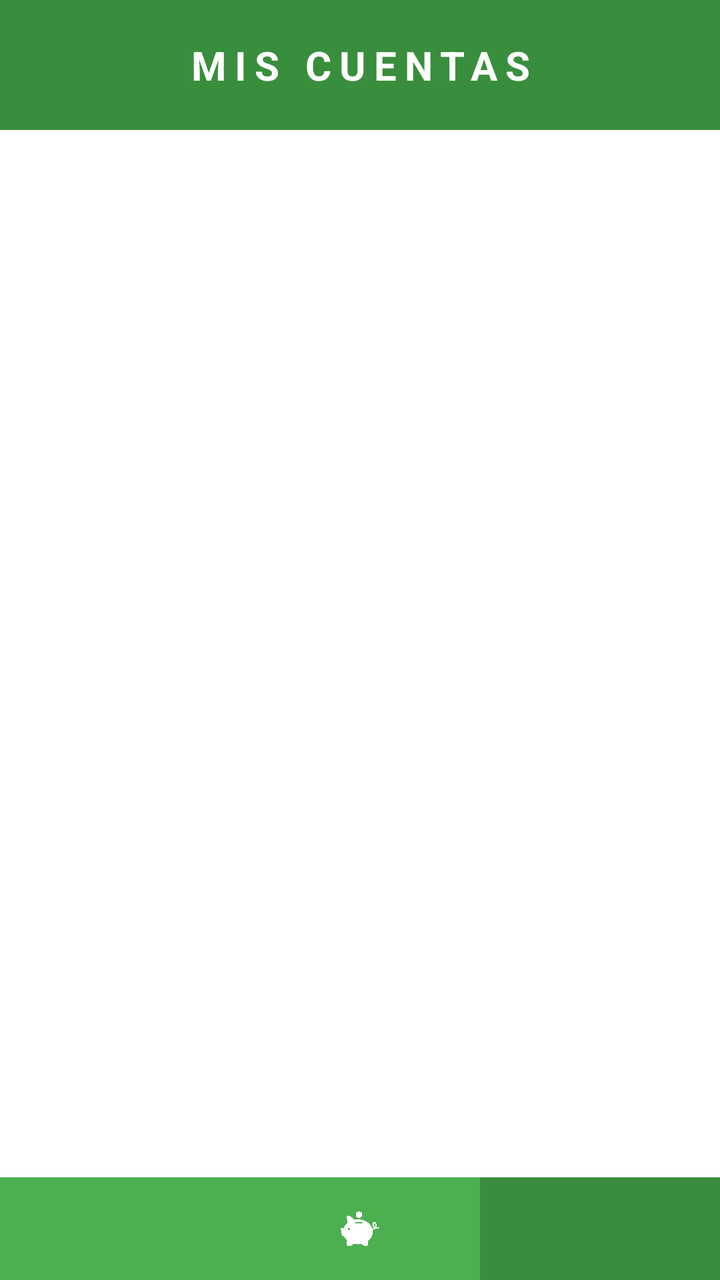
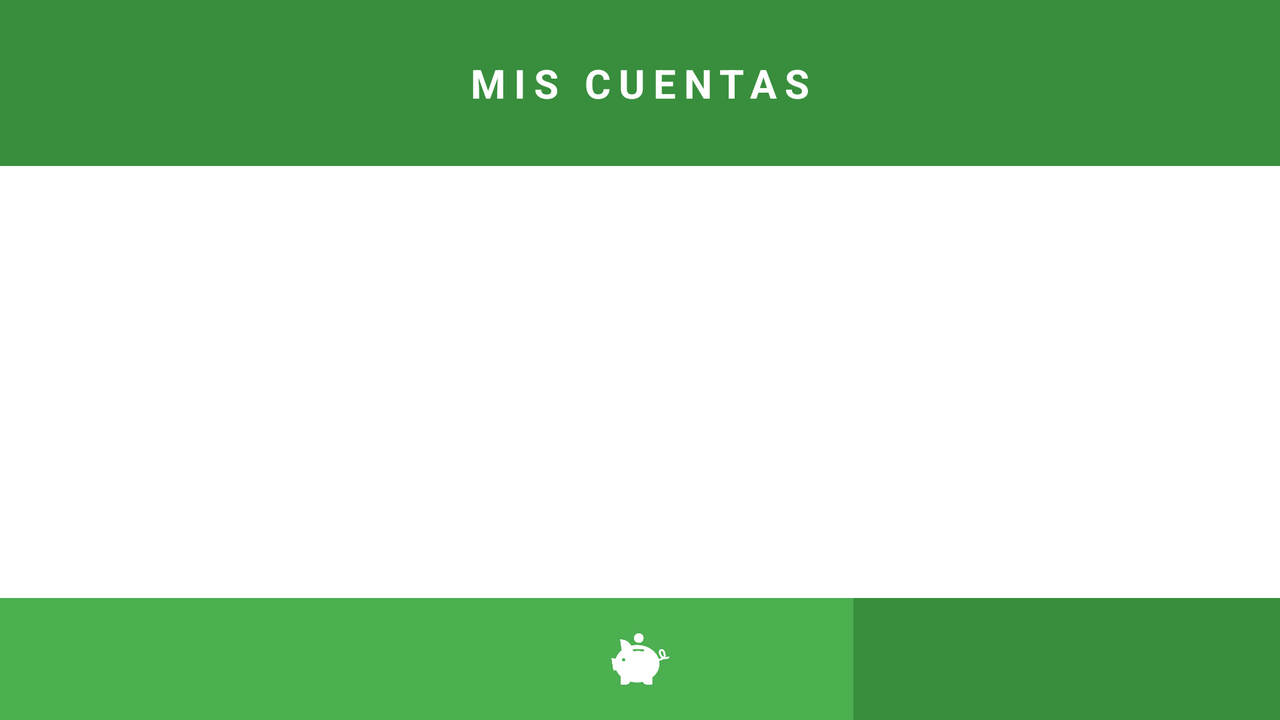

An Android layout and its configuration variant, each rendered on a device that would load it. The default file and the variant file are quoted in full after the pictures.
<!-- AndroidManifest.xml: application theme Theme.MoneySaver -->
<!-- res/layout/activity_wallet.xml -->
<?xml version="1.0" encoding="utf-8"?>
<androidx.constraintlayout.widget.ConstraintLayout xmlns:android="http://schemas.android.com/apk/res/android"
    xmlns:app="http://schemas.android.com/apk/res-auto"
    xmlns:tools="http://schemas.android.com/tools"
    android:layout_width="match_parent"
    android:layout_height="match_parent"
    tools:context=".ui.WalletActivity">

    <androidx.constraintlayout.widget.Guideline
        android:id="@+id/guideline12"
        android:layout_width="wrap_content"
        android:layout_height="wrap_content"
        android:orientation="horizontal"
        app:layout_constraintGuide_percent="0.92" />

    <androidx.constraintlayout.widget.ConstraintLayout
        android:id="@+id/constraintLayout"
        android:layout_width="416dp"
        android:layout_height="65dp"
        android:background="@color/primary_dark"
        app:layout_constraintBottom_toTopOf="@+id/rvWallets"
        app:layout_constraintEnd_toEndOf="parent"
        app:layout_constraintStart_toStartOf="parent"
        app:layout_constraintTop_toTopOf="parent">

        <TextView
            android:id="@+id/tvMisCuentas"
            android:layout_width="0dp"
            android:layout_height="wrap_content"
            android:letterSpacing="0.2"
            android:text="Mis cuentas"
            android:textAlignment="center"
            android:textAllCaps="true"
            android:textColor="#FFFFFF"
            android:textSize="20sp"
            android:textStyle="bold"
            app:layout_constraintBottom_toBottomOf="parent"
            app:layout_constraintEnd_toEndOf="parent"
            app:layout_constraintStart_toStartOf="parent"
            app:layout_constraintTop_toTopOf="parent" />
    </androidx.constraintlayout.widget.ConstraintLayout>

    <ImageButton
        android:id="@+id/btnProfile"
        android:layout_width="0dp"
        android:layout_height="0dp"
        android:background="@color/primary"
        android:paddingTop="16dp"
        android:paddingBottom="16dp"
        android:scaleType="centerInside"
        app:layout_constraintBottom_toBottomOf="parent"
        app:layout_constraintEnd_toStartOf="@+id/btnMain"
        app:layout_constraintStart_toStartOf="parent"
        app:layout_constraintTop_toTopOf="@+id/btnMain"
        app:srcCompat="@mipmap/profile" />

    <ImageButton
        android:id="@+id/btnWallet"
        android:layout_width="0dp"
        android:layout_height="0dp"
        android:background="@color/primary_dark"
        android:paddingTop="16dp"
        android:paddingBottom="16dp"
        android:scaleType="centerInside"
        app:layout_constraintBottom_toBottomOf="parent"
        app:layout_constraintEnd_toEndOf="parent"
        app:layout_constraintHorizontal_bias="0.5"
        app:layout_constraintStart_toEndOf="@+id/btnMain"
        app:layout_constraintTop_toTopOf="@+id/guideline12"
        app:srcCompat="@mipmap/wallet" />

    <ImageButton
        android:id="@+id/btnMain"
        android:layout_width="0dp"
        android:layout_height="0dp"
        android:background="@color/primary"
        android:paddingTop="16dp"
        android:paddingBottom="16dp"
        android:scaleType="centerInside"
        app:layout_constraintBottom_toBottomOf="parent"
        app:layout_constraintEnd_toStartOf="@+id/btnWallet"
        app:layout_constraintHorizontal_bias="0.5"
        app:layout_constraintStart_toEndOf="@+id/btnProfile"
        app:layout_constraintTop_toTopOf="@+id/guideline12"
        app:srcCompat="@mipmap/piggy" />

    <androidx.recyclerview.widget.RecyclerView
        android:id="@+id/rvWallets"
        android:layout_width="0dp"
        android:layout_height="0dp"
        app:layout_constraintBottom_toTopOf="@+id/btnMain"
        app:layout_constraintEnd_toEndOf="parent"
        app:layout_constraintStart_toStartOf="parent"
        app:layout_constraintTop_toBottomOf="@+id/constraintLayout"
        tools:listitem="@layout/item_wallet" />

</androidx.constraintlayout.widget.ConstraintLayout>
<!-- res/layout/item_wallet.xml (included above) -->
<?xml version="1.0" encoding="utf-8"?>
<androidx.constraintlayout.widget.ConstraintLayout xmlns:android="http://schemas.android.com/apk/res/android"
    xmlns:app="http://schemas.android.com/apk/res-auto"
    xmlns:tools="http://schemas.android.com/tools"
    android:layout_width="match_parent"
    android:layout_height="wrap_content"
    android:layout_marginHorizontal="0dp">

    <androidx.cardview.widget.CardView
        android:id="@+id/cvWallet"
        android:layout_width="0dp"
        android:layout_height="wrap_content"
        android:layout_marginHorizontal="8dp"
        android:layout_marginVertical="4dp"
        app:cardBackgroundColor="#ABDA76"
        app:cardCornerRadius="10dp"
        app:cardElevation="20dp"
        app:cardPreventCornerOverlap="false"
        app:layout_constraintBottom_toBottomOf="parent"
        app:layout_constraintEnd_toEndOf="parent"
        app:layout_constraintStart_toStartOf="parent"
        app:layout_constraintTop_toTopOf="parent">

        <androidx.constraintlayout.widget.ConstraintLayout
            android:layout_width="match_parent"
            android:layout_height="match_parent"
            android:layout_marginHorizontal="8dp">

            <TextView
                android:id="@+id/tvWalletName"
                android:layout_width="wrap_content"
                android:layout_height="wrap_content"
                android:layout_marginTop="16dp"
                android:layout_marginBottom="16dp"
                android:letterSpacing="0.2"
                android:textAlignment="center"
                android:textAllCaps="true"
                android:textSize="20sp"
                app:layout_constraintBottom_toTopOf="@+id/tvQuantity"
                app:layout_constraintEnd_toEndOf="parent"
                app:layout_constraintStart_toStartOf="parent"
                app:layout_constraintTop_toTopOf="parent"
                tools:text="Principal" />

            <TextView
                android:id="@+id/tvQuantity"
                android:layout_width="wrap_content"
                android:layout_height="wrap_content"
                android:layout_marginBottom="16dp"
                android:letterSpacing="0.2"
                android:textAlignment="center"
                android:textAllCaps="true"
                android:textSize="16sp"
                android:textStyle="bold"
                app:layout_constraintBottom_toBottomOf="parent"
                app:layout_constraintEnd_toEndOf="@+id/tvWalletName"
                app:layout_constraintStart_toStartOf="@+id/tvWalletName"
                app:layout_constraintTop_toBottomOf="@+id/tvWalletName"
                tools:text="1000 €" />

        </androidx.constraintlayout.widget.ConstraintLayout>

    </androidx.cardview.widget.CardView>

</androidx.constraintlayout.widget.ConstraintLayout>
<!-- resources referenced by this layout -->
<resources>
  <color name="primary">#4CAF50</color>
  <color name="primary_dark">#388E3C</color>
  <!-- mipmap piggy: png bitmap (mipmap-xhdpi, 5539 bytes) -->
  <style name="Theme.MoneySaver" parent="Theme.MaterialComponents.DayNight.NoActionBar">
          
          <item name="colorPrimary">@color/primary</item>
          <item name="colorPrimaryVariant">@color/primary_dark</item>
          <item name="colorOnPrimary">@color/white</item>
          
          <item name="colorSecondary">@color/accent</item>
          <item name="colorSecondaryVariant">@color/accent</item>
          <item name="colorOnSecondary">@color/white</item>
          
          <item name="android:statusBarColor" tools:targetApi="l">?attr/colorPrimaryVariant</item>
          
          <item name="materialButtonStyle">@style/myButton</item>
  
      </style>
  <color name="white">#FFFFFFFF</color>
  <color name="accent">#8BC34A</color>
  <style name="myButton" parent="Widget.MaterialComponents.Button">
          <item name="backgroundTint">@color/accent</item>
          <item name="android:textSize">18sp</item>
          <item name="android:textColor">@color/white</item>
          <item name="cornerRadius">7dp</item>
          <item name="android:padding">14dp</item>
      </style>
</resources>
<!-- res/layout-land/activity_wallet.xml (the repository's variant of the layout above) -->
<!-- drawn on the phone turned sideways -->
<?xml version="1.0" encoding="utf-8"?>
<androidx.constraintlayout.widget.ConstraintLayout xmlns:android="http://schemas.android.com/apk/res/android"
    xmlns:app="http://schemas.android.com/apk/res-auto"
    xmlns:tools="http://schemas.android.com/tools"
    android:layout_width="match_parent"
    android:layout_height="match_parent"
    tools:context=".ui.WalletActivity">

    <androidx.constraintlayout.widget.Guideline
        android:id="@+id/guideline16"
        android:layout_width="wrap_content"
        android:layout_height="wrap_content"
        android:orientation="horizontal"
        app:layout_constraintGuide_end="61dp" />

    <androidx.constraintlayout.widget.ConstraintLayout
        android:id="@+id/constraintLayout"
        android:layout_width="0dp"
        android:layout_height="83dp"
        android:background="@color/primary_dark"
        app:layout_constraintBottom_toTopOf="@+id/rvWallets"
        app:layout_constraintEnd_toEndOf="parent"
        app:layout_constraintStart_toStartOf="parent"
        app:layout_constraintTop_toTopOf="parent">

        <TextView
            android:id="@+id/tvMisCuentas"
            android:layout_width="0dp"
            android:layout_height="wrap_content"
            android:letterSpacing="0.2"
            android:text="@string/title_my_accounts"
            android:textAlignment="center"
            android:textAllCaps="true"
            android:textColor="#FFFFFF"
            android:textSize="20sp"
            android:textStyle="bold"
            app:layout_constraintBottom_toBottomOf="parent"
            app:layout_constraintEnd_toEndOf="parent"
            app:layout_constraintStart_toStartOf="parent"
            app:layout_constraintTop_toTopOf="parent" />
    </androidx.constraintlayout.widget.ConstraintLayout>

    <ImageButton
        android:contentDescription="@string/content_desc_profile"
        android:id="@+id/btnProfile"
        android:layout_width="0dp"
        android:layout_height="0dp"
        android:background="@color/primary"
        android:paddingTop="16dp"
        android:paddingBottom="16dp"
        android:scaleType="centerInside"
        app:layout_constraintBottom_toBottomOf="parent"
        app:layout_constraintEnd_toStartOf="@+id/btnMain"
        app:layout_constraintStart_toStartOf="parent"
        app:layout_constraintTop_toTopOf="@+id/guideline16"
        app:srcCompat="@mipmap/profile" />

    <ImageButton
        android:contentDescription="@string/content_desc_wallet"
        android:id="@+id/btnWallet"
        android:layout_width="0dp"
        android:layout_height="0dp"
        android:background="@color/primary_dark"
        android:paddingTop="16dp"
        android:paddingBottom="16dp"
        android:scaleType="centerInside"
        app:layout_constraintBottom_toBottomOf="parent"
        app:layout_constraintEnd_toEndOf="parent"
        app:layout_constraintHorizontal_bias="0.5"
        app:layout_constraintStart_toEndOf="@+id/btnMain"
        app:layout_constraintTop_toTopOf="@+id/guideline16"
        app:srcCompat="@mipmap/wallet" />

    <ImageButton
        android:contentDescription="@string/content_desc_main"
        android:id="@+id/btnMain"
        android:layout_width="0dp"
        android:layout_height="0dp"
        android:background="@color/primary"
        android:paddingTop="16dp"
        android:paddingBottom="16dp"
        android:scaleType="centerInside"
        app:layout_constraintBottom_toBottomOf="parent"
        app:layout_constraintEnd_toStartOf="@+id/btnWallet"
        app:layout_constraintHorizontal_bias="0.5"
        app:layout_constraintStart_toEndOf="@+id/btnProfile"
        app:layout_constraintTop_toTopOf="@+id/guideline16"
        app:srcCompat="@mipmap/piggy" />

    <androidx.recyclerview.widget.RecyclerView
        android:id="@+id/rvWallets"
        android:layout_width="0dp"
        android:layout_height="0dp"
        app:layout_constraintBottom_toTopOf="@+id/guideline16"
        app:layout_constraintEnd_toEndOf="parent"
        app:layout_constraintStart_toStartOf="parent"
        app:layout_constraintTop_toBottomOf="@+id/constraintLayout"
        tools:listitem="@layout/item_wallet" />

</androidx.constraintlayout.widget.ConstraintLayout>
<!-- resources referenced by the variant -->
<!-- as the phone turned sideways resolves them -->
<resources>
  <color name="primary">#4CAF50</color>
  <color name="primary_dark">#388E3C</color>
  <!-- mipmap piggy: png bitmap (mipmap-xhdpi, 5539 bytes) -->
  <string name="content_desc_main">actividad principal</string>
  <string name="content_desc_profile">perfil</string>
  <string name="content_desc_wallet">cartera</string>
  <string name="title_my_accounts">Mis cuentas</string>
  <style name="Theme.MoneySaver" parent="Theme.MaterialComponents.DayNight.NoActionBar">
          
          <item name="colorPrimary">@color/primary</item>
          <item name="colorPrimaryVariant">@color/primary_dark</item>
          <item name="colorOnPrimary">@color/white</item>
          
          <item name="colorSecondary">@color/accent</item>
          <item name="colorSecondaryVariant">@color/accent</item>
          <item name="colorOnSecondary">@color/white</item>
          
          <item name="android:statusBarColor" tools:targetApi="l">?attr/colorPrimaryVariant</item>
          
          <item name="materialButtonStyle">@style/myButton</item>
  
      </style>
  <color name="white">#FFFFFFFF</color>
  <color name="accent">#8BC34A</color>
  <style name="myButton" parent="Widget.MaterialComponents.Button">
          <item name="backgroundTint">@color/accent</item>
          <item name="android:textSize">18sp</item>
          <item name="android:textColor">@color/white</item>
          <item name="cornerRadius">7dp</item>
          <item name="android:padding">14dp</item>
      </style>
</resources>
